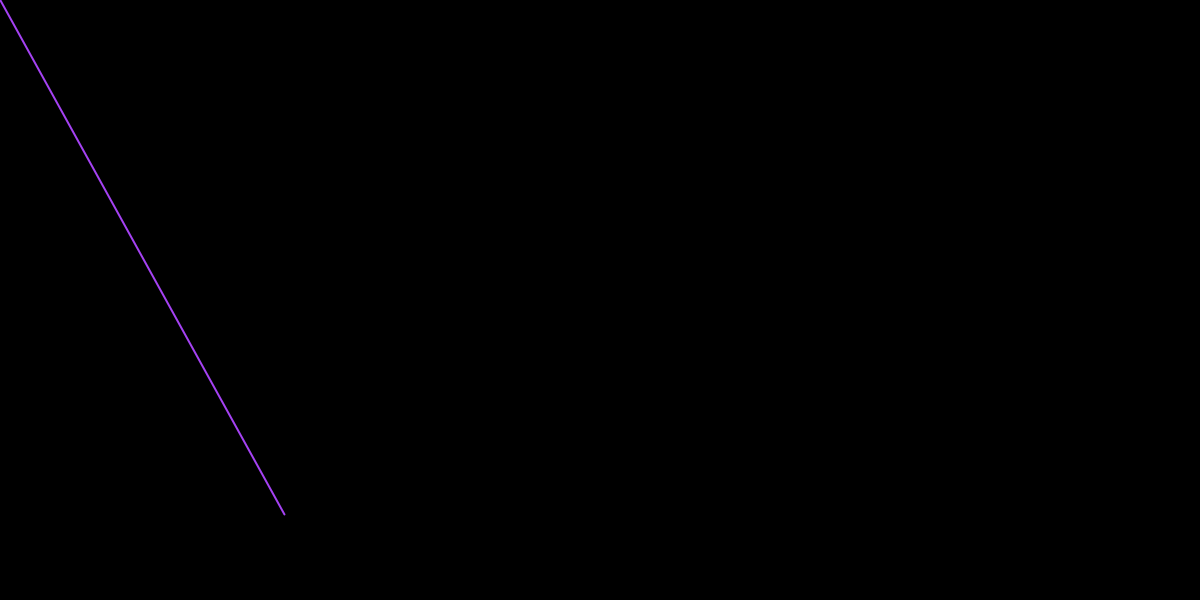
Frame 1 (no input)
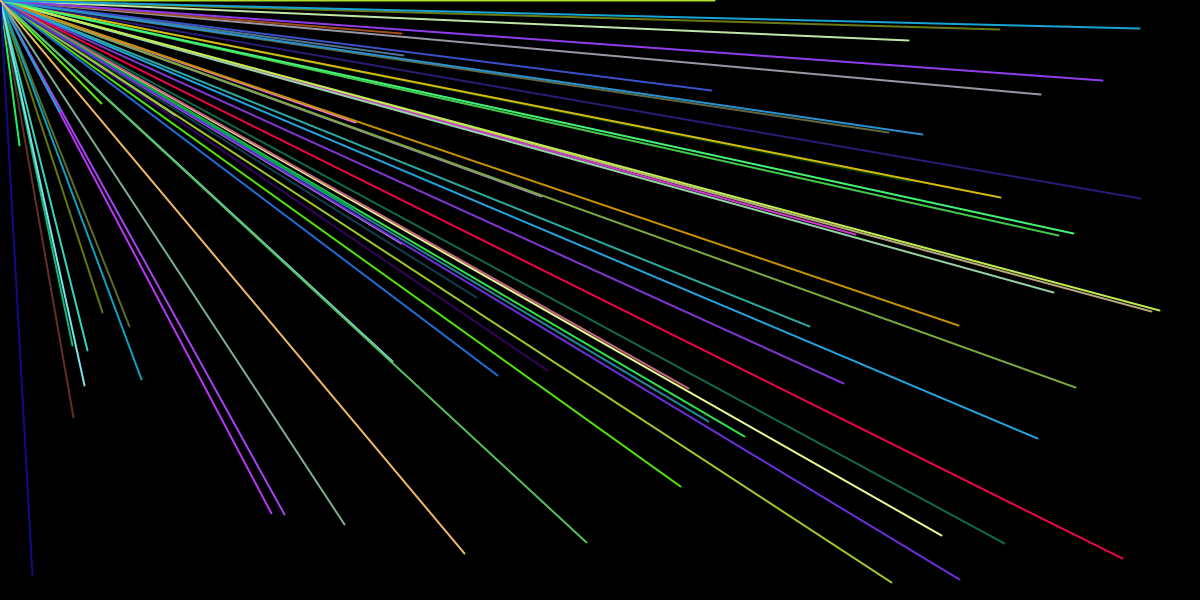
Frame 60 (the mouse pressed at the canvas centre just before this capture)
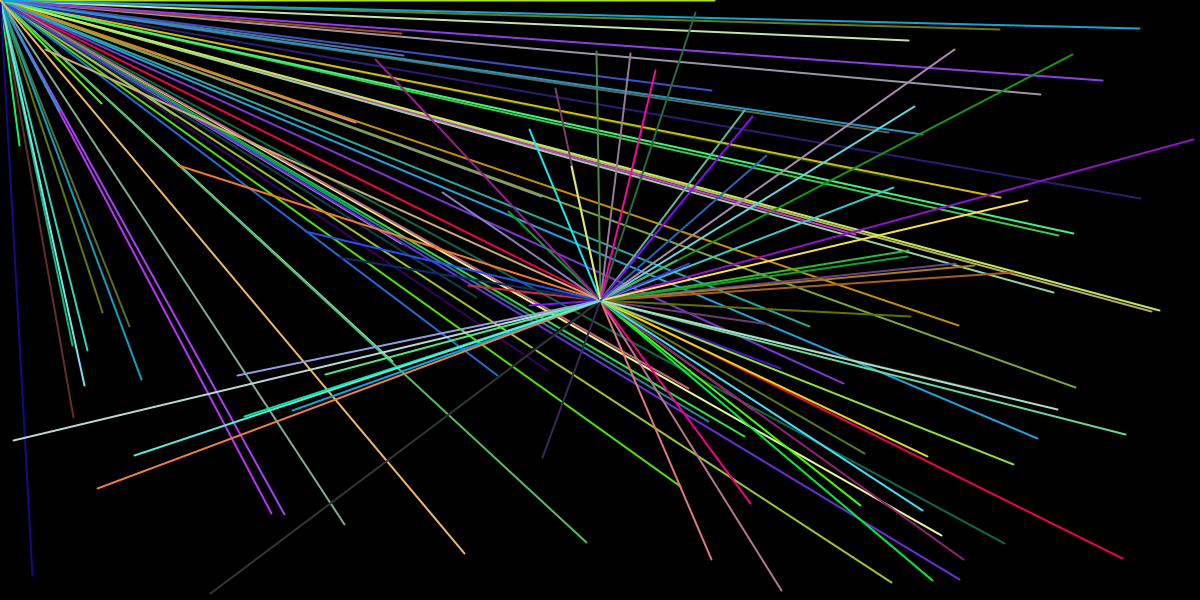
Frame 120 (the mouse held since frame 60 and released just before this capture)

The Processing sketch that drew these frames (run headless with seeded random() and noise(); from frame 60 on, the mouse is pressed at the canvas centre):

// Processing sketch: processing_71879
// ── processing_71879.pde

//Matt Dawson
//HW 3
//Copright Matt Dawson Carnegie Mellon University 9/10/12

float x,y,ht,wd;

void setup()
{
  size (1200,600);
  x=100;
  y=50;
  
  smooth();
  background(0,0,0);
  
}

void draw()
{
  strokeWeight(2);
  stroke(random(256),random(256),random(256));
  line(mouseX,mouseY,random(0,1200),random(0,600));
  
  
}
  
  
